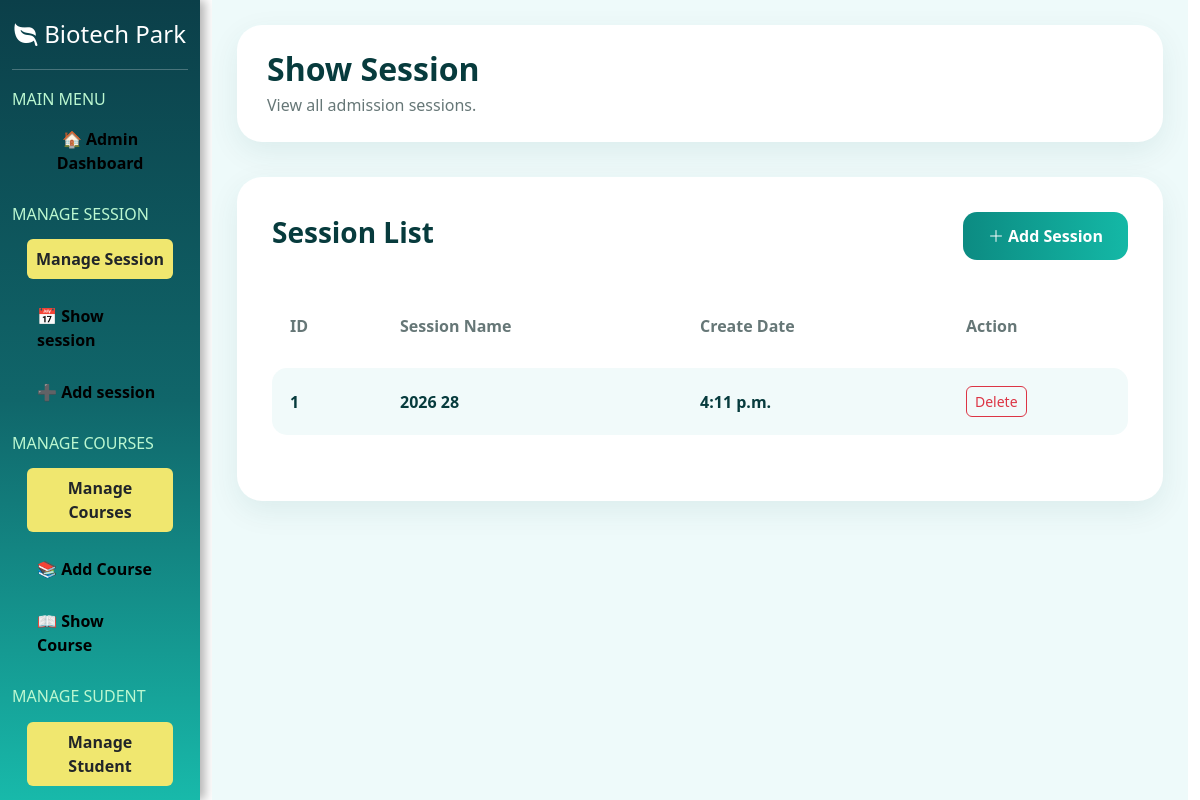
Before: /showsession/ with the older database file.
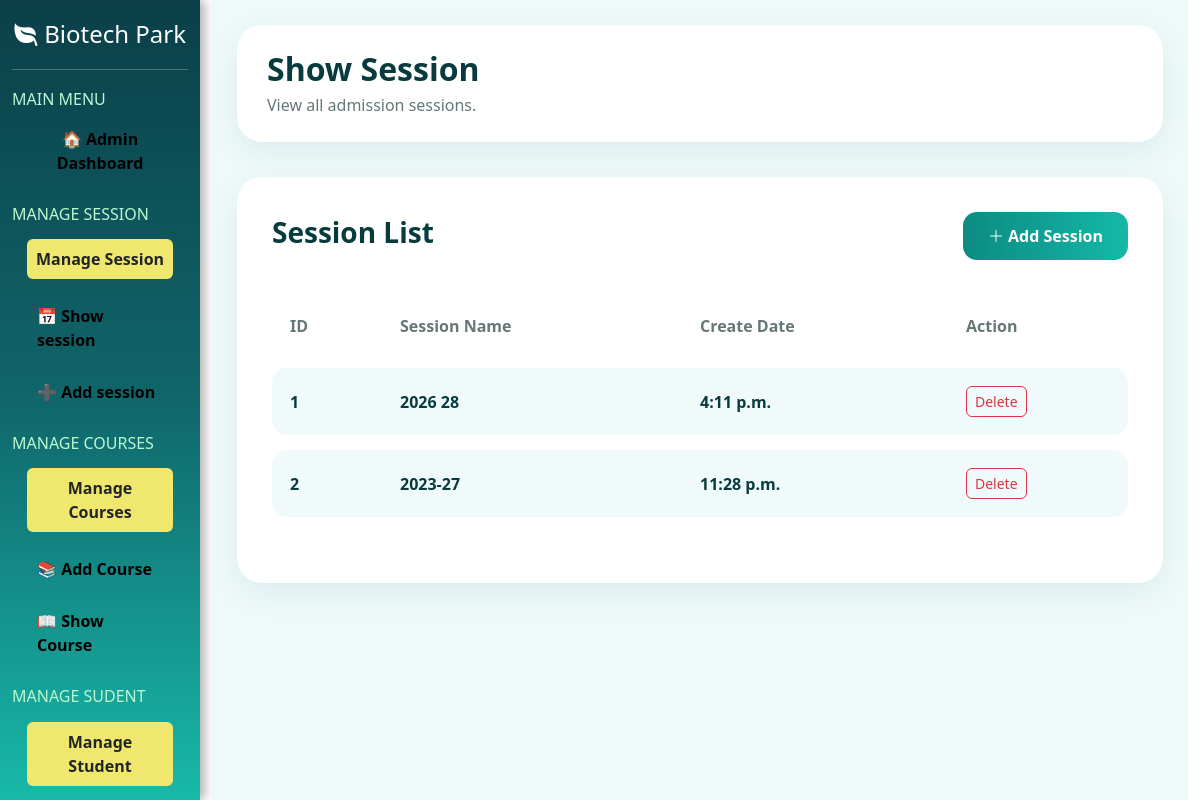
After: the same page with the newer database file.
### myapp/models.py (models this page shows)
class session(models.Model):
    id=models.IntegerField(primary_key=True,auto_created=True)
    session_name=models.CharField(max_length=20)
    create_at=models.TimeField()

### myapp/views.py (the view)
# urls.py: path('showsession/',showsession,name='showsession'),
def showsession(request):
    ab=session.objects.all()
    return render(request, 'admin/showsession.html', {'ab':ab})

### myapp/templates/admin/showsession.html (shortened to what this page needs)
{% extends 'admin/adminlayout.html' %}
{% block admin %}
<div class="session-page">
    <div class="page-header">
        <h2>Show Session</h2>
        <p>View all admission sessions.</p>
    </div>
    <div class="session-card">
        <div class="d-flex justify-content-between align-items-center mb-4">
            <h3 class="session-title">
                Session List
            </h3>
            <a href="{% url 'addsession' %}" class="add-session-btn">
                <i class="bi bi-plus-lg"></i>
                Add Session
            </a>
        </div>
        <div class="table-responsive">
            <table class="table custom-table">
                <thead>
                    <tr>
                        <th>ID</th>
                        <th>Session Name</th>
                        <th>Create Date</th>
                        <th style="width: 180px;">
                            Action
                        </th>
                    </tr>
                </thead>
                <tbody>
                    {% for i in ab %}
                    <tr>
                        <td>{{ i.id }}</td>
                        <td>{{ i.session_name }}</td>
                        <td>{{ i.create_at }}</td>
                        <td>
                            <a href="{% url 'deletesession' i.id %}"
                               class="btn btn-outline-danger btn-sm delete-btn">
                                Delete
                            </a>
                        </td>
                    </tr>
                    {% empty %}
                    <tr>
                        <td colspan="4" class="text-center">
                            No Sessions Found
                        </td>
                    </tr>
                    {% endfor %}
                </tbody>
            </table>
        </div>
    </div>
</div>
{% endblock %}

Changed rows visible on the page:
added session: id "2", session_name "2023-27", create_at "11:28 p.m."
